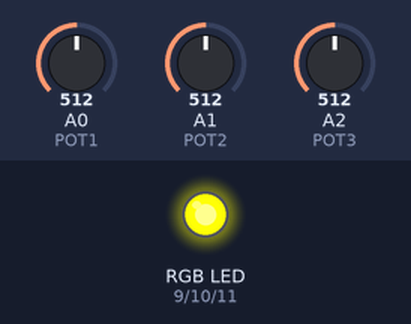
A sketch run on a simulated Arduino Uno, built with avr-gcc and run on an emulated ATmega328P. Shown: an RGB LED mixed from three pins (HIGH = lit). The test bench sets the inputs (shaded band); at power-on: A2 (POT3) = 512, A0 (POT1) = 512, A1 (POT2) = 512. Dim RGB values are drawn brighter than linear.

Above: at 1.2 s.
1.3 s: A2 (POT3) set to 500
At 1.8 s:
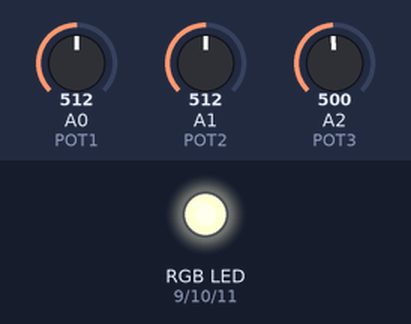
2.8 s: A0 (POT1) set to 0
At 4.0 s:
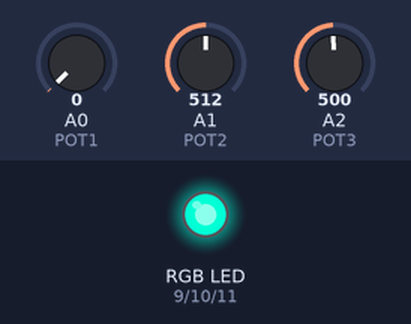
4.3 s: A1 (POT2) set to 0
At 5.3 s:
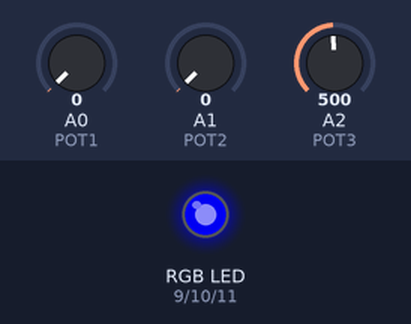
5.8 s: A2 (POT3) set to 511
At 6.4 s:
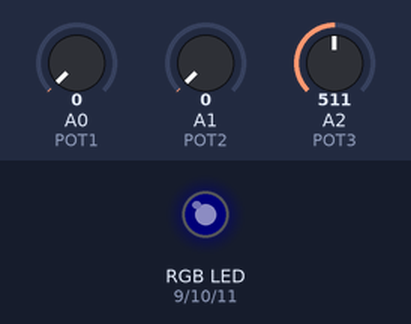
7.3 s: A0 (POT1) set to 122
At 7.6 s:
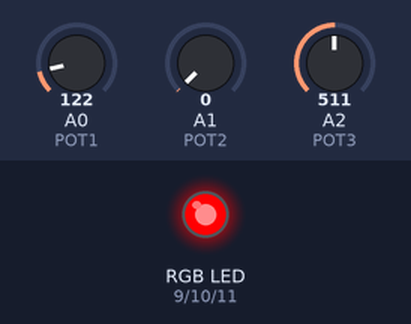
8.8 s: A2 (POT3) set to 306
At 9.9 s:
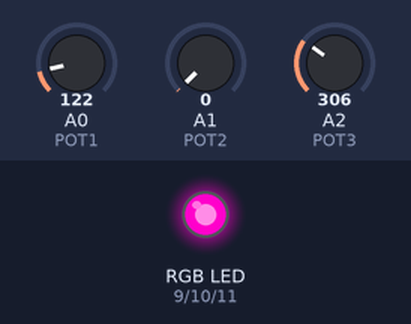
Timing chart, 0 to 11.3 s (numbered marks = the images above; inputs shaded):
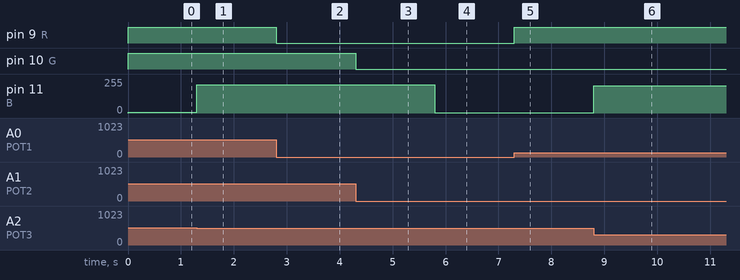

Measured:
- the behaviour switches between 511 and 510 on A2 (POT3) (found by bisection; images 0 and 1)
- after the input at 1.3 s, pin 11 (B): 6/255 → 213/255 at once
- after the input at 2.8 s, pin 9 (R): HIGH → LOW at once
- after the input at 4.3 s, pin 10 (G): HIGH → LOW at once
- after the input at 5.8 s, pin 11 (B): 213/255 → 2/255 at once
- after the input at 7.3 s, pin 9 (R): LOW → HIGH at once
- after the input at 8.8 s, pin 11 (B): 2/255 → 203/255 at once

The sketch:

lab1-3.ino
```cpp
int R = 9;
int G = 10;
int B = 11;
int POT1 = 0;
int POT2 = 1;
int POT3 = 2;
int RV, GV, BV;
void setup() {
  // put your setup code here, to run once:
  pinMode(R, OUTPUT);
  pinMode(G, OUTPUT);
  pinMode(B, OUTPUT);
  pinMode(POT1, INPUT);
  pinMode(POT2, INPUT);
  pinMode(POT3, INPUT);
  Serial.begin(9600);
}

void loop() {
  // put your main code here, to run repeatedly:
  RV = map(analogRead(POT1),0,255,0,1023);
  GV = map(analogRead(POT2),0,255,0,1023);
  BV = map(analogRead(POT3),0,255,0,1023);
  analogWrite(R, RV);
  analogWrite(G, GV);
  analogWrite(B, BV);
}
```
